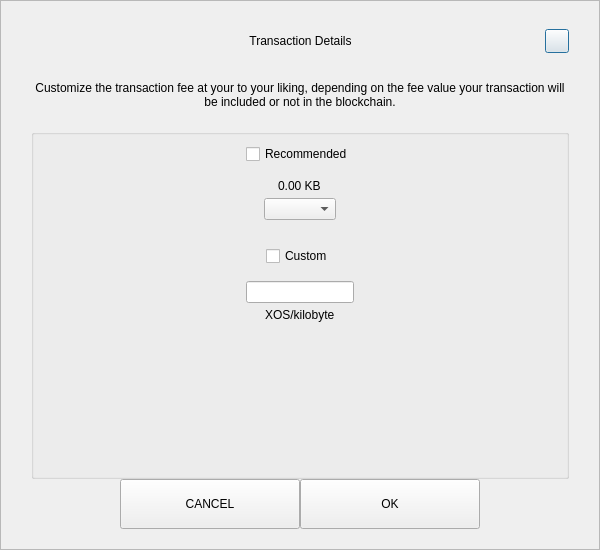
<?xml version="1.0" encoding="UTF-8"?>
<ui version="4.0">
 <class>SendCustomFeeDialog</class>
 <widget class="QDialog" name="SendCustomFeeDialog">
  <property name="geometry">
   <rect>
    <x>0</x>
    <y>0</y>
    <width>600</width>
    <height>550</height>
   </rect>
  </property>
  <property name="windowTitle">
   <string>Form</string>
  </property>
  <layout class="QVBoxLayout" name="verticalLayout_3">
   <property name="spacing">
    <number>0</number>
   </property>
   <property name="leftMargin">
    <number>0</number>
   </property>
   <property name="topMargin">
    <number>0</number>
   </property>
   <property name="rightMargin">
    <number>0</number>
   </property>
   <property name="bottomMargin">
    <number>0</number>
   </property>
   <item>
    <widget class="QFrame" name="frame">
     <property name="styleSheet">
      <string notr="true"/>
     </property>
     <property name="frameShape">
      <enum>QFrame::StyledPanel</enum>
     </property>
     <property name="frameShadow">
      <enum>QFrame::Raised</enum>
     </property>
     <layout class="QVBoxLayout" name="verticalLayout_2">
      <property name="spacing">
       <number>0</number>
      </property>
      <property name="leftMargin">
       <number>30</number>
      </property>
      <property name="topMargin">
       <number>20</number>
      </property>
      <property name="rightMargin">
       <number>30</number>
      </property>
      <property name="bottomMargin">
       <number>20</number>
      </property>
      <item>
       <layout class="QHBoxLayout" name="horizontalLayout_3">
        <property name="spacing">
         <number>0</number>
        </property>
        <item>
         <spacer name="horizontalSpacer_21">
          <property name="orientation">
           <enum>Qt::Horizontal</enum>
          </property>
          <property name="sizeHint" stdset="0">
           <size>
            <width>40</width>
            <height>20</height>
           </size>
          </property>
         </spacer>
        </item>
        <item>
         <widget class="QLabel" name="labelTitle">
          <property name="minimumSize">
           <size>
            <width>0</width>
            <height>40</height>
           </size>
          </property>
          <property name="maximumSize">
           <size>
            <width>16777215</width>
            <height>40</height>
           </size>
          </property>
          <property name="styleSheet">
           <string notr="true">padding-left:24px;</string>
          </property>
          <property name="text">
           <string>Transaction Details</string>
          </property>
          <property name="alignment">
           <set>Qt::AlignCenter</set>
          </property>
          <property name="margin">
           <number>7</number>
          </property>
         </widget>
        </item>
        <item>
         <spacer name="horizontalSpacer">
          <property name="orientation">
           <enum>Qt::Horizontal</enum>
          </property>
          <property name="sizeHint" stdset="0">
           <size>
            <width>40</width>
            <height>20</height>
           </size>
          </property>
         </spacer>
        </item>
        <item>
         <widget class="QPushButton" name="btnEsc">
          <property name="minimumSize">
           <size>
            <width>24</width>
            <height>24</height>
           </size>
          </property>
          <property name="maximumSize">
           <size>
            <width>24</width>
            <height>24</height>
           </size>
          </property>
          <property name="text">
           <string/>
          </property>
         </widget>
        </item>
       </layout>
      </item>
      <item>
       <spacer name="verticalSpacer_2">
        <property name="orientation">
         <enum>Qt::Vertical</enum>
        </property>
        <property name="sizeType">
         <enum>QSizePolicy::Fixed</enum>
        </property>
        <property name="sizeHint" stdset="0">
         <size>
          <width>20</width>
          <height>20</height>
         </size>
        </property>
       </spacer>
      </item>
      <item>
       <widget class="QLabel" name="labelMessage">
        <property name="text">
         <string>Customize the transaction fee at your to your liking, depending on the fee value your transaction will be included or not in the blockchain.</string>
        </property>
        <property name="alignment">
         <set>Qt::AlignCenter</set>
        </property>
        <property name="wordWrap">
         <bool>true</bool>
        </property>
       </widget>
      </item>
      <item>
       <spacer name="verticalSpacer_3">
        <property name="orientation">
         <enum>Qt::Vertical</enum>
        </property>
        <property name="sizeType">
         <enum>QSizePolicy::Fixed</enum>
        </property>
        <property name="sizeHint" stdset="0">
         <size>
          <width>20</width>
          <height>20</height>
         </size>
        </property>
       </spacer>
      </item>
      <item>
       <widget class="QGroupBox" name="groupBox">
        <property name="title">
         <string/>
        </property>
        <layout class="QVBoxLayout" name="verticalLayout">
         <property name="leftMargin">
          <number>12</number>
         </property>
         <property name="rightMargin">
          <number>12</number>
         </property>
         <item>
          <layout class="QVBoxLayout" name="verticalLayout_4">
           <property name="spacing">
            <number>5</number>
           </property>
           <item alignment="Qt::AlignHCenter">
            <widget class="QCheckBox" name="checkBoxRecommended">
             <property name="text">
              <string>Recommended</string>
             </property>
            </widget>
           </item>
           <item>
            <spacer name="verticalSpacer_5">
             <property name="orientation">
              <enum>Qt::Vertical</enum>
             </property>
             <property name="sizeType">
              <enum>QSizePolicy::Fixed</enum>
             </property>
             <property name="sizeHint" stdset="0">
              <size>
               <width>20</width>
               <height>10</height>
              </size>
             </property>
            </spacer>
           </item>
           <item alignment="Qt::AlignHCenter">
            <widget class="QLabel" name="labelFee">
             <property name="text">
              <string>0.00 KB</string>
             </property>
            </widget>
           </item>
           <item alignment="Qt::AlignHCenter">
            <widget class="QComboBox" name="comboBoxRecommended"/>
           </item>
          </layout>
         </item>
         <item>
          <spacer name="verticalSpacer">
           <property name="orientation">
            <enum>Qt::Vertical</enum>
           </property>
           <property name="sizeType">
            <enum>QSizePolicy::Fixed</enum>
           </property>
           <property name="sizeHint" stdset="0">
            <size>
             <width>20</width>
             <height>20</height>
            </size>
           </property>
          </spacer>
         </item>
         <item>
          <layout class="QVBoxLayout" name="verticalLayout_5">
           <property name="spacing">
            <number>5</number>
           </property>
           <item alignment="Qt::AlignHCenter">
            <widget class="QCheckBox" name="checkBoxCustom">
             <property name="text">
              <string>Custom</string>
             </property>
            </widget>
           </item>
           <item>
            <spacer name="verticalSpacer_6">
             <property name="orientation">
              <enum>Qt::Vertical</enum>
             </property>
             <property name="sizeType">
              <enum>QSizePolicy::Fixed</enum>
             </property>
             <property name="sizeHint" stdset="0">
              <size>
               <width>20</width>
               <height>10</height>
              </size>
             </property>
            </spacer>
           </item>
           <item alignment="Qt::AlignHCenter">
            <widget class="QLineEdit" name="lineEditCustomFee"/>
           </item>
           <item alignment="Qt::AlignHCenter">
            <widget class="QLabel" name="labelCustomFee">
             <property name="text">
              <string>XOS/kilobyte</string>
             </property>
            </widget>
           </item>
          </layout>
         </item>
         <item>
          <spacer name="verticalSpacer_4">
           <property name="orientation">
            <enum>Qt::Vertical</enum>
           </property>
           <property name="sizeHint" stdset="0">
            <size>
             <width>20</width>
             <height>40</height>
            </size>
           </property>
          </spacer>
         </item>
        </layout>
       </widget>
      </item>
      <item>
       <layout class="QHBoxLayout" name="horizontalLayout" stretch="1,2,2,1">
        <item>
         <spacer name="horizontalSpacer1">
          <property name="orientation">
           <enum>Qt::Horizontal</enum>
          </property>
          <property name="sizeHint" stdset="0">
           <size>
            <width>40</width>
            <height>20</height>
           </size>
          </property>
         </spacer>
        </item>
        <item>
         <widget class="QPushButton" name="btnCancel">
          <property name="minimumSize">
           <size>
            <width>180</width>
            <height>50</height>
           </size>
          </property>
          <property name="focusPolicy">
           <enum>Qt::NoFocus</enum>
          </property>
          <property name="text">
           <string>CANCEL</string>
          </property>
         </widget>
        </item>
        <item>
         <widget class="QPushButton" name="btnSave">
          <property name="minimumSize">
           <size>
            <width>180</width>
            <height>50</height>
           </size>
          </property>
          <property name="focusPolicy">
           <enum>Qt::NoFocus</enum>
          </property>
          <property name="text">
           <string>OK</string>
          </property>
         </widget>
        </item>
        <item>
         <spacer name="horizontalSpacer_2">
          <property name="orientation">
           <enum>Qt::Horizontal</enum>
          </property>
          <property name="sizeHint" stdset="0">
           <size>
            <width>40</width>
            <height>20</height>
           </size>
          </property>
         </spacer>
        </item>
       </layout>
      </item>
     </layout>
    </widget>
   </item>
  </layout>
 </widget>
 <resources/>
 <connections/>
</ui>
